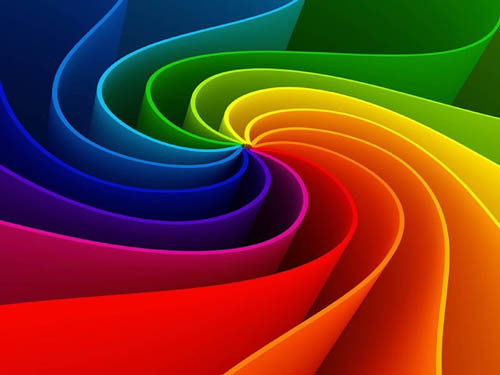
%> input picture test.jpg, 500 x 375 px
$ octave color2gray.m   (GNU Octave 9; MATLAB toolbox functions it lacks are replaced by stand-ins)
%> lines starting %> are read from the running program, lines starting %| are printed output that depends on the picture; in (x1, y1, x2, y2) boxes, pixels count from 0 and x2, y2 are one past the last pixel; in counts of white or black regions, pixels touching at a corner belong together; the program's own positions count from 1
clc
clear all
close all
myimage = imread('test.jpg');
%> myimage is the input picture: size 375x500x3 uint8; mean R, G, B 113, 56.9, 34.4
mycolorimage = imresize(myimage, [256, 256], 'nearest');
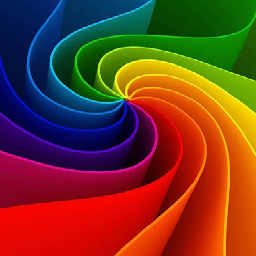
%> mycolorimage: size 256x256x3 uint8; mean R, G, B 112.9, 56.9, 34.4
mygrayimage = rgb2gray(mycolorimage);
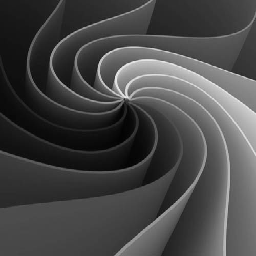
%> mygrayimage: size 256x256 uint8; min 1, max 232, mean 71.1
mybinimage = im2bw(mycolorimage);
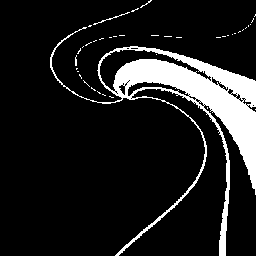
%> mybinimage: size 256x256 logical; 12.2% white; 40 white regions (38 under 20 px), largest, box (x1, y1, x2, y2) and area: (50, 27, 256, 256) 7741, (93, 12, 130, 25) 48
subplot(2, 2, 1);
imshow(mycolorimage); title('Original Color Image');
subplot(2, 2, 2);
imshow(mygrayimage); title('Original gray image');
%{
subplot(2, 2, 3);
imshow(mybinimage); title('Binary Image');%}
